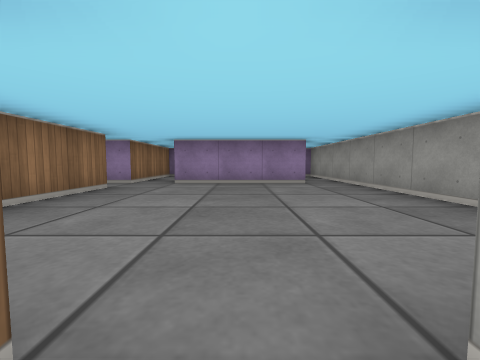
View 1 (above)

24 first-person views from a walk through a cub3D level. The camera is about half as high as the walls, tilts 4° down and sees 90° across. The floor is counted in squares. Each view is taken from the middle of a square. On the plan, view 1 faces up. The plan holds only what a view shows up to about 9 squares ahead; the rest is blank.

View 2
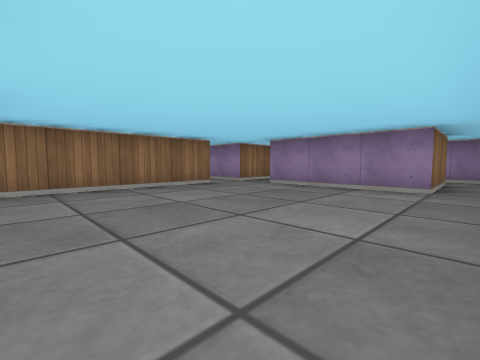

View 3
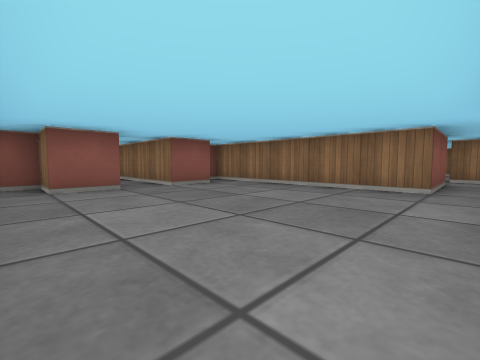

View 4
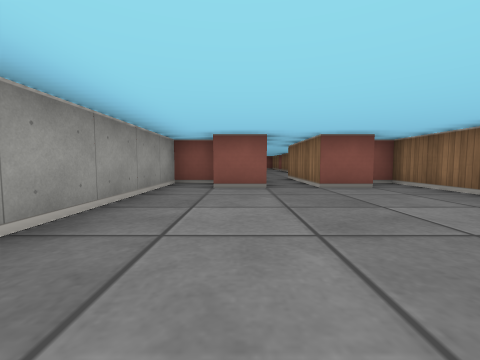

View 5
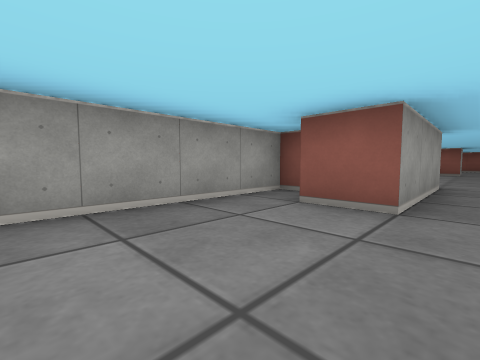

View 6
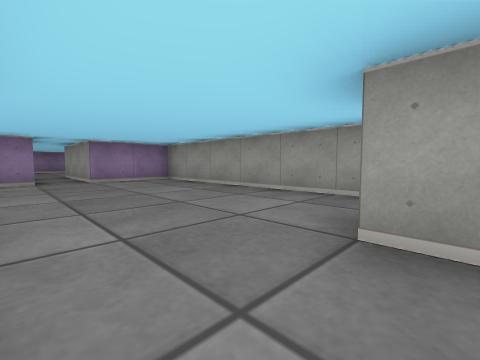

View 7
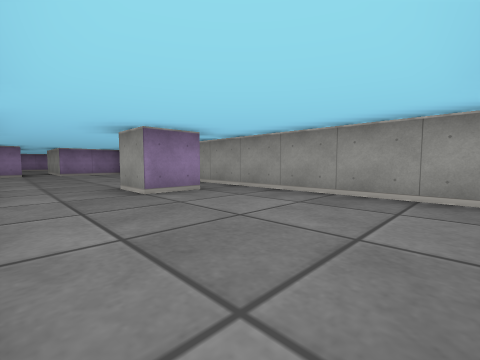

View 8
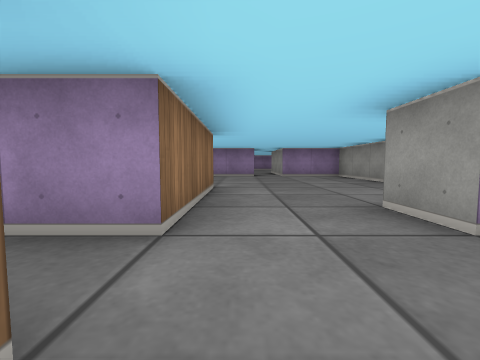

View 9
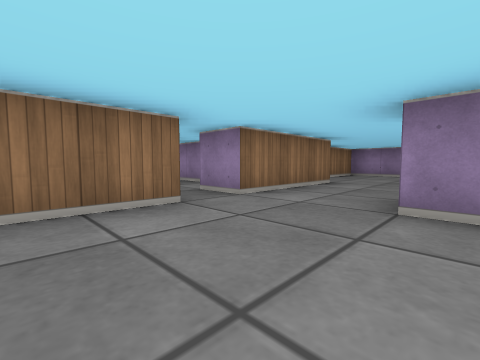

View 10
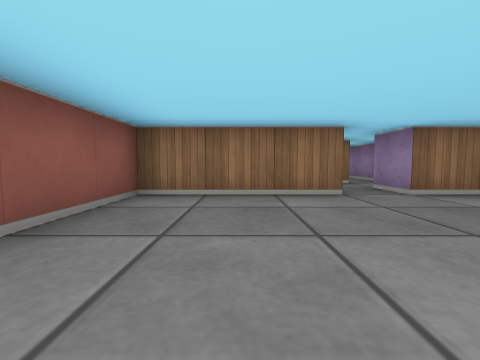

View 11
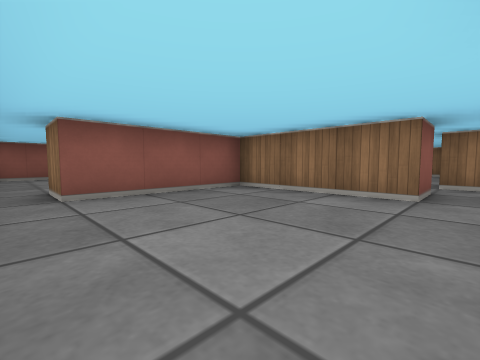

View 12
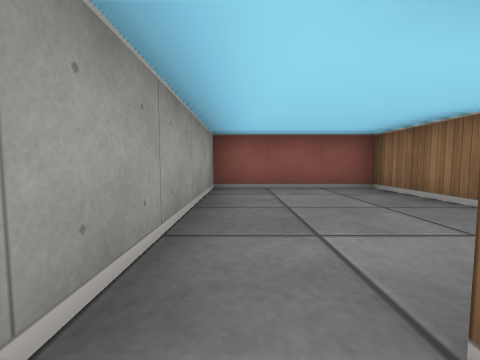

View 13
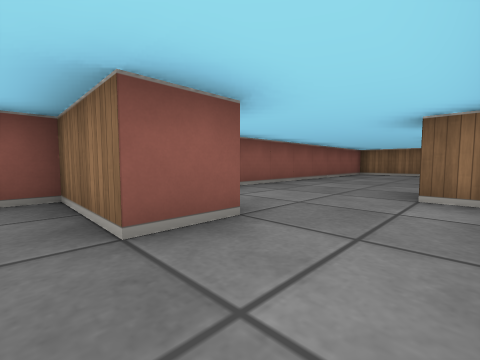

View 14
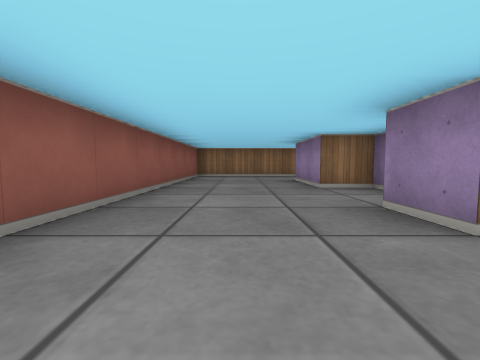

View 15
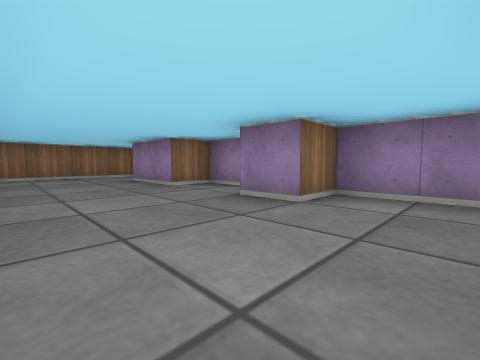

View 16
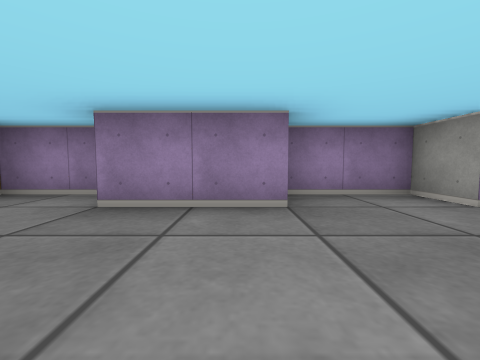

View 17
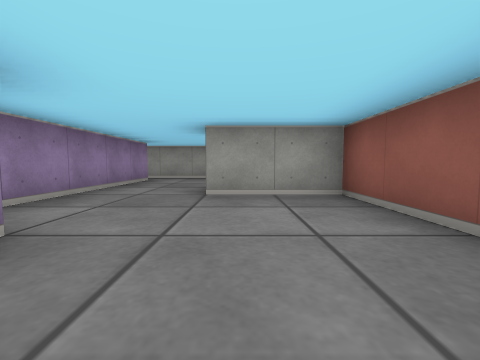

View 18
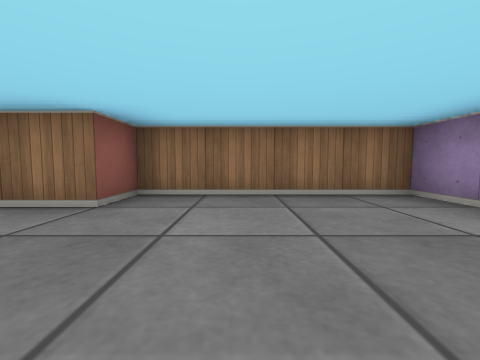

View 19
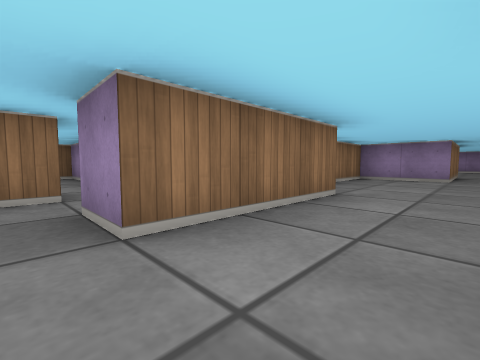

View 20
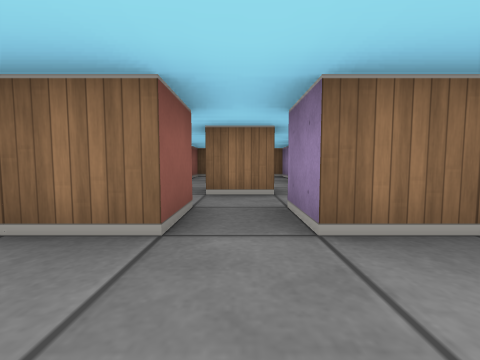

View 21
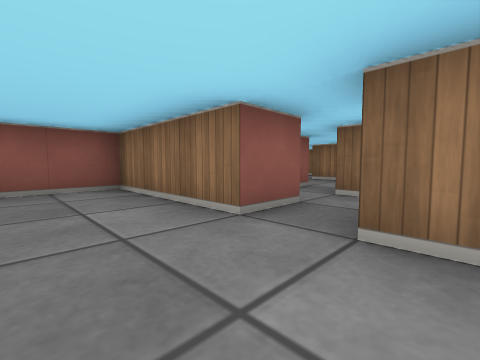

View 22
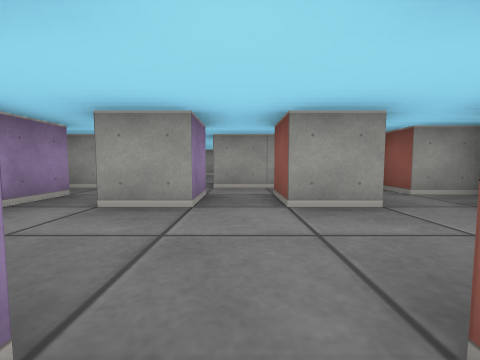

View 23
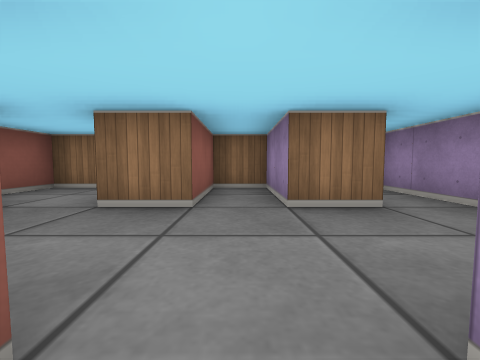

View 24
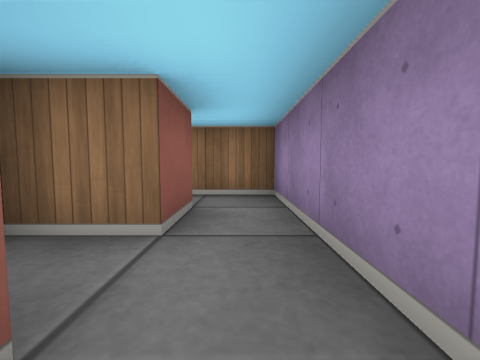

### Floor plan
Points are (right, up) in squares from view 1. A wall is a line through its corners. A room is listed if a view was taken in it or the views show most of it. See-through windows are left out.
Room 1 (views 1, 2, 3, 4, 5)
walls: (1.5, 5.5) (-1.5, 5.5); (-1.6, 0.5) (-0.5, 0.5) (-0.5, -2.5); (-2.5, 5.5) (-3.9, 5.5); (-4.5, 4.5) (-2.5, 4.5) (-2.5, -0.5) (-2, -0.5); (0.5, -2.5) (0.5, 0.5) (1.5, 0.5) (1.5, -0.5) (2.5, -0.5) (2.5, 5.5)
ways out: opening at (0, -2) to room 2; opening at (-2, 6.5) to room 6; opening at (2, 6.5) to room 6; opening at (-3.5, 5)
Room 2 (views 6, 7, 8, 9, 10, 11, 18, 19, 20, 21)
walls: (1.5, -9.5) (0.5, -9.5) (0.5, -8.5) (1.1, -8.5); (-2.5, -10.5) (-1.5, -10.5) (-1.5, -13.5) (1.5, -13.5); (-0.5, -2.5) (-2.5, -2.5) (-2.5, -6.5) (-1.5, -6.5) (-1.5, -9.5) (-2.5, -9.5); (2.5, -13.5) (2.5, -2.5) (0.5, -2.5)
ways out: opening at (0, -2) to room 1; opening at (2, -14) to room 3; opening at (-2, -10) to room 5
Room 3 (views 12, 13)
walls: (-1.5, -16.5) (-0.5, -16.5) (-0.5, -18.5) (2.5, -18.5) (2.5, -13.5); (1.5, -13.5) (1.5, -14.5) (-1.5, -14.5)
ways out: opening at (2, -14) to room 2; opening at (-1, -15.5) to room 4
Room 4 (views 14, 15, 16, 17)
walls: (-9, -14.5) (-10.5, -14.5) (-10.5, -18.5) (-1.5, -18.5) (-1.5, -16.5); (-1.5, -14.5) (-3.5, -14.5) (-3.5, -15.5) (-4.5, -15.5) (-4.5, -14.5) (-6.5, -14.5) (-6.5, -15.5) (-8.5, -15.5)
ways out: opening at (-1, -15.5) to room 3
Room 5 (views 22, 23)
walls: (-4.5, -12.6) (-4.5, -11.5) (-3.5, -11.5); (-6.5, -9.4) (-6.5, -10.5) (-8.5, -10.5) (-8.5, -11.5) (-6.5, -11.5) (-6.5, -12.5); (-3.5, -9.4) (-3.5, -10.5) (-4.5, -10.5) (-4.5, -9.5); (-2.5, -11.8) (-2.5, -10.5); (-3.5, -13.5) (-2.8, -13.5); (-3.5, -8.5) (-8.5, -8.5) (-8.5, -8.9); (-2.5, -8.4) (-2.5, -7.8); (-8.5, -13.6) (-8.5, -14.5) (-7.5, -14.5)
ways out: opening at (-2, -10) to room 2
Room 6 (view 24)
walls: (-1.5, 7.5) (-0.5, 7.5) (-0.5, 6.5); (1.5, 7.5) (1.5, 5.5); (2.5, 5.5) (2.5, 8.5) (-2.5, 8.5) (-2.5, 5.5)
ways out: opening at (-2, 6.5) to room 1; opening at (2, 6.5) to room 1

Where each view was taken, in squares from view 1:
view 1: 0 up, 0 right, facing up
view 2: 1 up, 2 right, facing up-left
view 3: 5 up, 2 right, facing down-left
view 4: 5 up, 1 right, facing down
view 5: 3 up, 0 right, facing down-right
view 6: 9 down, 1 left, facing up-right
view 7: 13 down, 1 left, facing up-right
view 8: 11 down, 1 left, facing up
view 9: 12 down, 1 right, facing up-left
view 10: 12 down, 2 right, facing left
view 11: 10 down, 2 right, facing down-left
view 12: 14 down, 2 right, facing down
view 13: 15 down, 0 right, facing down-left
view 14: 17 down, 2 left, facing left
view 15: 18 down, 2 left, facing up-left
view 16: 18 down, 7 left, facing up
view 17: 17 down, 5 left, facing right
view 18: 5 down, 1 right, facing left
view 19: 10 down, 0 right, facing up-left
view 20: 10 down, 0 right, facing left
view 21: 9 down, 0 right, facing down-left
view 22: 11 down, 7 left, facing right
view 23: 11 down, 4 left, facing left
view 24: 8 up, 1 right, facing left
